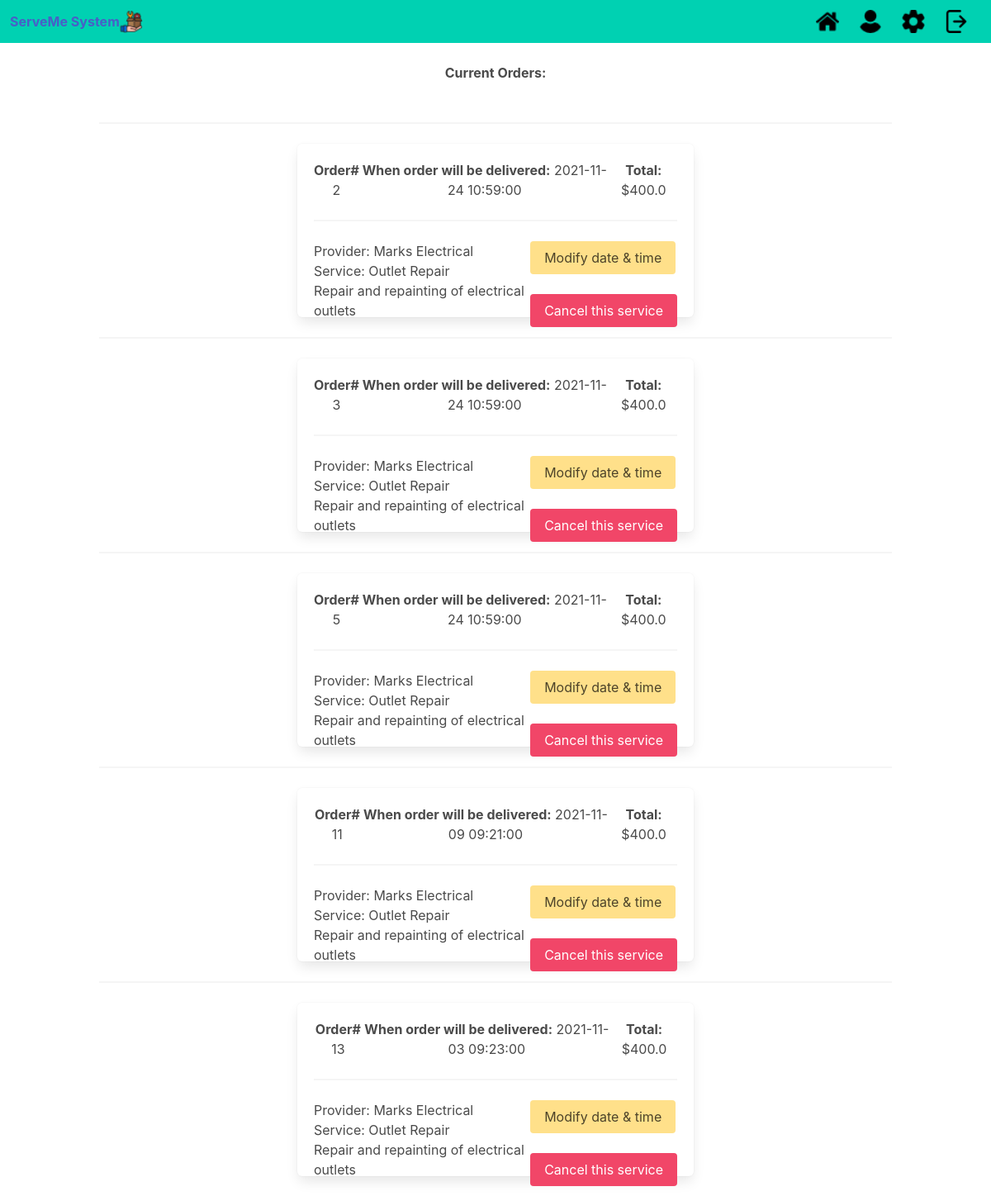
The page /current_orders (signed in) on the database its author committed.
### serveme/models.py (models this page shows, shortened)
class Provider (db.Model):
    provider_id     = db.Column(db.Integer, primary_key=True)
    provider_name   = db.Column(db.String(50), nullable=False)
    rating_avg      = db.Column(db.Float)
    phone_number    = db.Column(db.String(10), nullable=False)
    address         = db.Column(db.String(25), nullable=False)
    email           = db.Column(db.String(20), nullable=False)
    ssn             = db.Column(db.String(9), nullable=False)
    services        = db.relationship('Service', backref='service_provider', lazy=True)

class Order (db.Model):
    order_id        = db.Column(db.Integer, primary_key=True)
    provider_id     = db.Column(db.Integer, nullable=False)
    service_id      = db.Column(db.Integer, nullable=False)
    userID          = db.Column(db.Integer, db.ForeignKey('user.userID'), nullable=False)
    cost            = db.Column(db.Float(precision=2), nullable=False)
    review_id       = db.Column(db.Integer)
    description     = db.Column(db.String(255))
    date            = db.Column(db.DateTime())
    status          = db.Column(db.String(255))

class Service (db.Model):
    __searchable__  = ['description']
    provider_id     = db.Column(db.Integer, db.ForeignKey('provider.provider_id'), nullable=False)
    service_id      = db.Column(db.Integer, nullable=False, primary_key=True)
    rating_avg      = db.Column(db.Float(precision=2), nullable=False)
    service_name    = db.Column(db.String(20), nullable=False)
    cost            = db.Column(db.Float(precision=2), nullable=False)
    description     = db.Column(db.String(255), nullable=False)
    category        = db.Column(db.String(20), nullable=False)

### serveme/main.py (the view)
@main.route('/current_orders')
def current_orders():
    currentDate = datetime.now()
    orders = Order.query.filter(Order.status=="InProgress", Order.userID==current_user.userID).all()
    services = Service.query.all()
    providers = Provider.query.all()
    return render_template('current_orders.html', orders=orders, services=services, providers=providers)

### serveme/__init__.py (called while the page is built)
def create_app():
    app = Flask(__name__)
    app.config['SECRET_KEY'] = 'secret-key-goes-here'
    app.config['SQLALCHEMY_TRACK_MODIFICATIONS'] = True
    app.config['SQLALCHEMY_DATABASE_URI'] = 'sqlite:///serveme.db'
    app.config['DEBUG'] = True
    search2.init_app(app)
    db.init_app(app)
    login_manager = LoginManager()
    login_manager.login_view = 'auth.login'
    login_manager.init_app(app)
    from .models import User
    @login_manager.user_loader
    def load_user(user_id):
        return User.query.get(str(user_id))
    from .auth import auth as auth_blueprint
    app.register_blueprint(auth_blueprint)
    from .main import main as main_blueprint
    app.register_blueprint(main_blueprint)
    from .search import search as search_blueprint
    app.register_blueprint(search_blueprint)
    return app

### serveme/templates/current_orders.html (shortened to what this page needs)
{% extends "base.html" %}
{% block content %}
<h1>
 <br>
 <b>Current Orders:</b>
</h1>
  <br>
   {%for service in services%}
    {%for order in orders%}
     {%for provider in providers%}
      {%if order.provider_id==service.provider_id and order.service_id==service.service_id and service.provider_id == provider.provider_id%}
      <hr>
    <div class="box" style="height:210px; margin:auto; width:50%">
      <div style="display:flex; flex-direction: horizontal; justify-content: space-around;">
        <div><b>Order#</b> {{order.order_id}}</div>
        <div><b>When order will be delivered:</b> {{order.date}}</div>
        <div><b>Total:</b> ${{order.cost}}</div>
      </div>
      <hr>
	<form method="POST", action="{{ url_for('main.current_orders',orderID=order.order_id)}}">
        <div style="display: flex; flex-direction: horizontal;text-align: left;">
          <div>
            Provider:
            {{provider.provider_name}}
	    <br>
            Service:
            {{service.service_name}}
            <br>
            {{service.description}}
          </div>
          <br>
          <div style="margin-left:auto">
            <button type="submit" name="modifyDate" value="modifyDate" button class="button is-warning">Modify date & time</button>
            <br>
            <br>
            <button type="submit" name="cancelOrder" value="cancelOrder" button class="button is-danger">Cancel this service</button>
          </div>
        </div>
    </div>
        {%endif%}
      {%endfor%}
    {%endfor%}
   {%endfor%}
   <br>
{% endblock %}

### rows shown on the page
Service: service_name "Outlet Repair", description "Repair and repainting of electrical outlets"
Order: order_id "2", date "2021-11-24 10:59:00", cost "400.0"
Provider: provider_name "Marks Electrical"
Order: order_id "3", date "2021-11-24 10:59:00", cost "400.0"
Order: order_id "5", date "2021-11-24 10:59:00", cost "400.0"
Order: order_id "11", date "2021-11-09 09:21:00", cost "400.0"
Order: order_id "13", date "2021-11-03 09:23:00", cost "400.0"
